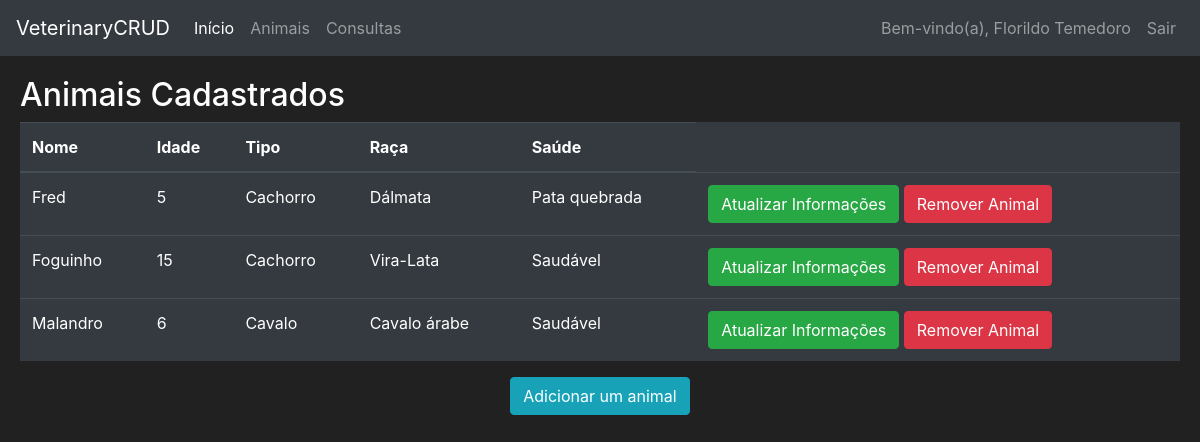
Screenshot of /animals (signed in) with the database file from the repository.
### veterinary/models.py (models this page shows, shortened)
class User(db.Model, UserMixin):
    __tablename__ = 'user'
    login = db.Column(db.String(length=10), primary_key=True)
    name = db.Column(db.String(length=50), nullable=False, unique=True)
    cpf = db.Column(db.String(length=11), nullable=False, unique=True)
    password_hash = db.Column(db.String(length=60), nullable=False)
    user_type = db.Column(db.String(length=50), nullable=False)
    __mapper_args__ = {
        'polymorphic_identity':'user',
        'polymorphic_on':user_type
    }
    @property
    def password(self):
        return self.password
    def is_client(self):
        return self.user_type == 'client'
    def is_veterinarian(self):
        return self.user_type == 'veterinarian'

class Animal(db.Model):
    id = db.Column(db.Integer(), primary_key=True)
    name = db.Column(db.String(length=20), nullable=False)
    age = db.Column(db.Integer(), nullable=False)
    type = db.Column(db.String(length=15), nullable=False)
    race = db.Column(db.String(length=20), nullable=False)
    health = db.Column(db.String(length=30), nullable=False)
    client_login = db.Column(db.String(length=10), db.ForeignKey('user.login'), nullable=False)
    consultations = db.relationship('Consultation', backref='animal', lazy=True)
    def has_consults(self):
        return Consultation.query.filter_by(animal_id=self.id).first() is not None

### veterinary/routes.py (the view, shortened to what this page needs)
@app.route('/animals', methods=['GET', 'POST'])
@login_required
def animals_page():
    update_animal_form = RegisterAnimalForm()
    register_animal_form = RegisterAnimalForm()
    delete_animal_form = ConfirmForm()
    update_health_form = UpdateHealthForm()
    if request.method == "GET":
        if current_user.is_client():
            animals = Animal.query.filter_by(client_login=current_user.login)
        elif current_user.is_veterinarian():
            animals = Animal.query.all()
        return render_template('animals.html',
                               animals=animals,
                               update_animal_form=update_animal_form,
                               register_animal_form=register_animal_form,
                               delete_animal_form=delete_animal_form,
                               update_health_form=update_health_form,
                               User=User)

### veterinary/forms.py (called while the page is built)
    def insert_default(self, animal):
        self.name.default = animal.name
        self.age.default = animal.age
        self.type.default = animal.type
        self.race.default = animal.race

### veterinary/models.py (called while the page is built)
@login_manager.user_loader
def load_user(user_login):
    return User.query.get(user_login)

### veterinary/templates/animals.html (shortened to what this page needs)
{% extends 'base.html' %}
{% block content %}
<div class="row" style="margin-top:20px; margin-left:20px; margin-right:20px">
    <h2>Animais Cadastrados</h2>
    <br>
    <table class="table table-hover table-dark">
        <thead>
            <tr>
                <th scope="col">Nome</th>
                <th scope="col">Idade</th>
                <th scope="col">Tipo</th>
                <th scope="col">Raça</th>
                <th scope="col">Saúde</th>
            </tr>
        </thead>
        <tbody>
        {% for animal in animals %}
        <tr>
            <td>{{ animal.name }}</td>
            <td>{{ animal.age }}</td>
            <td>{{ animal.type }}</td>
            <td>{{ animal.race }}</td>
            <td>{{ animal.health }}</td>
            <td>
                {% if current_user.is_client() %}
                    <button class="btn btn-outline btn-success" data-toggle="modal"
                            data-target="#Modal-UpdateInfo-{{ animal.id }}">Atualizar Informações
                    </button>
                    <button class="btn btn-outline btn-danger" data-toggle="modal"
                            data-target="#Modal-DeleteAnimal-{{ animal.id }}">Remover Animal
                    </button>
                {% else %}
                    <button class="btn btn-outline btn-success" data-toggle="modal"
                            data-target="#Modal-UpdateHealth-{{ animal.id }}">Atualizar Saúde
                    </button>
                {% endif %}
            </td>
        </tr>
        {% endfor %}
        </tbody>
    </table>
    <div class="container">
        {% if current_user.is_client() %}
            <div class="row justify-content-md-center">
                <button class="btn btn-outline btn-info" data-toggle="modal"
                        data-target="#Modal-AddIAnimal">Adicionar um animal
                </button>
            </div>
        {% endif %}
    </div>
</div>
{% endblock %}

### veterinary/templates/base.html (shortened to what this page needs)
<!doctype html>
<html lang="en">
   <head>
      <link rel="stylesheet" href="https://cdn.jsdelivr.net/npm/bootstrap@4.5.3/dist/css/bootstrap.min.css">
   </head>
   <body>
    <nav class="navbar navbar-expand-md navbar-dark bg-dark">
      <a class="navbar-brand" href="#">VeterinaryCRUD</a>
      <div class="collapse navbar-collapse" id="navbarNav">
        <ul class="navbar-nav mr-auto">
            <li class="nav-item active">
                <a class="nav-link" href="{{ url_for('home_page') }}">Início <span class="sr-only">(current)</span></a>
            </li>
            {% if current_user.is_authenticated %}
                <li class="nav-item">
                    <a class="nav-link" href="{{ url_for('animals_page') }}">Animais</a>
                </li>
                <li class="nav-item">
                    <a class="nav-link" href="{{ url_for('consultations_page') }}">Consultas</a>
                </li>
            {% endif %}
        </ul>
        <ul class="navbar-nav">
            {% if current_user.is_authenticated %}
            <li class="nav-item">
                <a class="nav-link">Bem-vindo(a), {{ current_user.name }}</a>
            </li>
            <li class="nav-item">
                <a class="nav-link" href="{{ url_for('logout_page') }}">Sair</a>
            </li>
            {% endif %}
        </ul>
      </div>
    </nav>
      {% block content %}
      {% endblock %}
   </body>
</html>

### veterinary/templates/base.html (style rules this page uses)
body { background-color: #212121; color: white }

### rows the page displays
User: name "Florildo Temedoro"
Animal: name "Fred", age "5", type "Cachorro", race "Dálmata", health "Pata quebrada"
Animal: name "Foguinho", age "15", type "Cachorro", race "Vira-Lata", health "Saudável"
Animal: name "Malandro", age "6", type "Cavalo", race "Cavalo árabe", health "Saudável"
